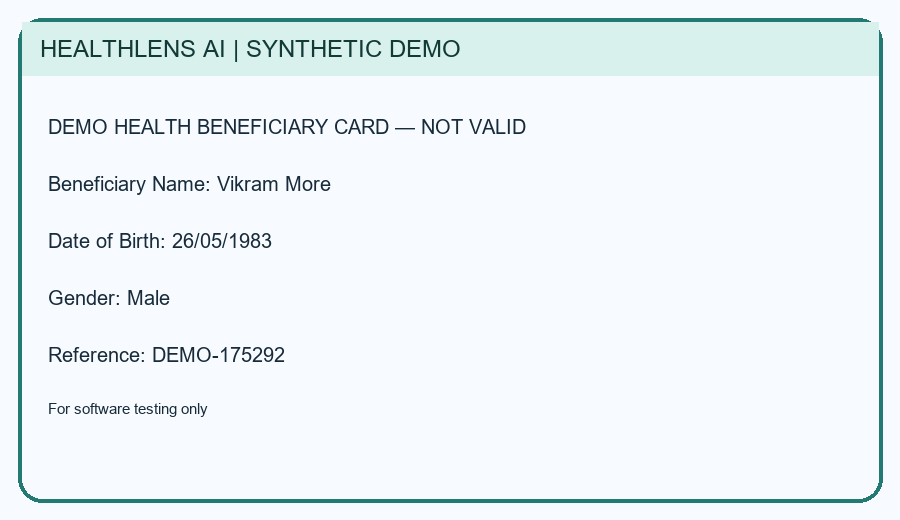
#> input picture ayushman_login_system/data/synthetic_cards/synthetic_000.png, 900 x 520 px
$ python -i image_preprocess.py   (imports and definitions only)
#> lines starting #> are read from the running program, lines starting #| are printed output that depends on the picture; after the words box and inside, x2 and y2 are one past the last pixel; in counts of white or black regions, pixels touching at a corner belong together
#> further down, picture is the input picture: PIL image 900x520 RGB; mean R, G, B 235.3, 243.4, 246.4
"""OpenCV clean-up so Tesseract reads scanned / phone-photo reports better."""
import cv2
import numpy as np
from PIL import Image


def preprocess(img: Image.Image) -> Image.Image:
    arr = np.array(img.convert("RGB"))
    gray = cv2.cvtColor(arr, cv2.COLOR_RGB2GRAY)
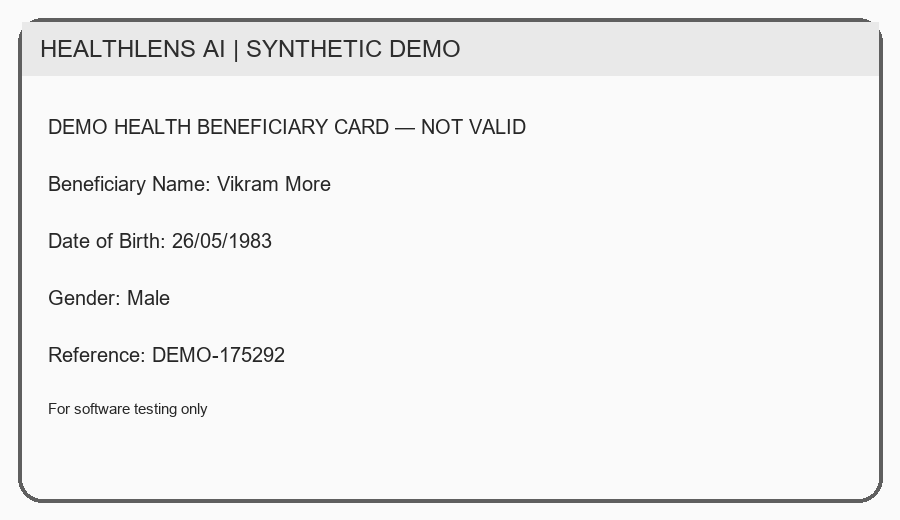
#> gray: shape (520, 900); min 39, max 250, mean 241.1
    h, w = gray.shape
#> h = 520; w = 900
    if max(h, w) < 1600:                       # upscale small photos
        s = 1600 / max(h, w)
#> s = 1.78
        gray = cv2.resize(gray, None, fx=s, fy=s, interpolation=cv2.INTER_CUBIC)
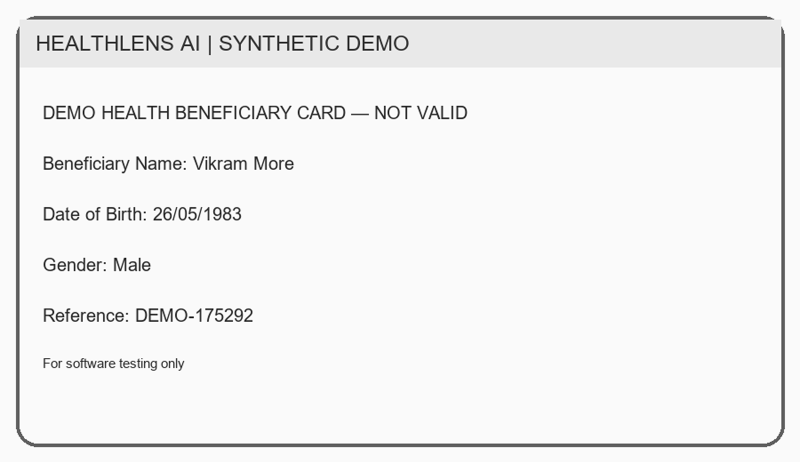
#> gray: shape (924, 1600) (shown at 1/2 size); min 0, max 255, mean 240.9
    gray = cv2.fastNlMeansDenoising(gray, None, 15, 7, 21)
    out = cv2.adaptiveThreshold(gray, 255, cv2.ADAPTIVE_THRESH_GAUSSIAN_C, cv2.THRESH_BINARY, 31, 15)
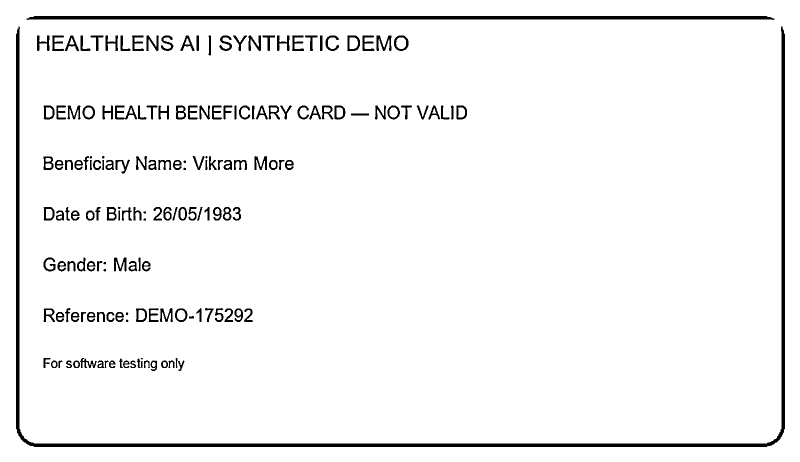
#> out: shape (924, 1600) (shown at 1/2 size); 95.6% white; 168 black regions (6 under 20 px), largest, box (x1, y1, x2, y2) and area: (32, 53, 1570, 894) 22113, (53, 32, 1549, 40) 10388, (230, 211, 274, 239) 519
    return Image.fromarray(out)

>>> from PIL import Image
>>> picture = Image.open('../../../ayushman_login_system/data/synthetic_cards/synthetic_000.png')
>>> result = preprocess(picture)
